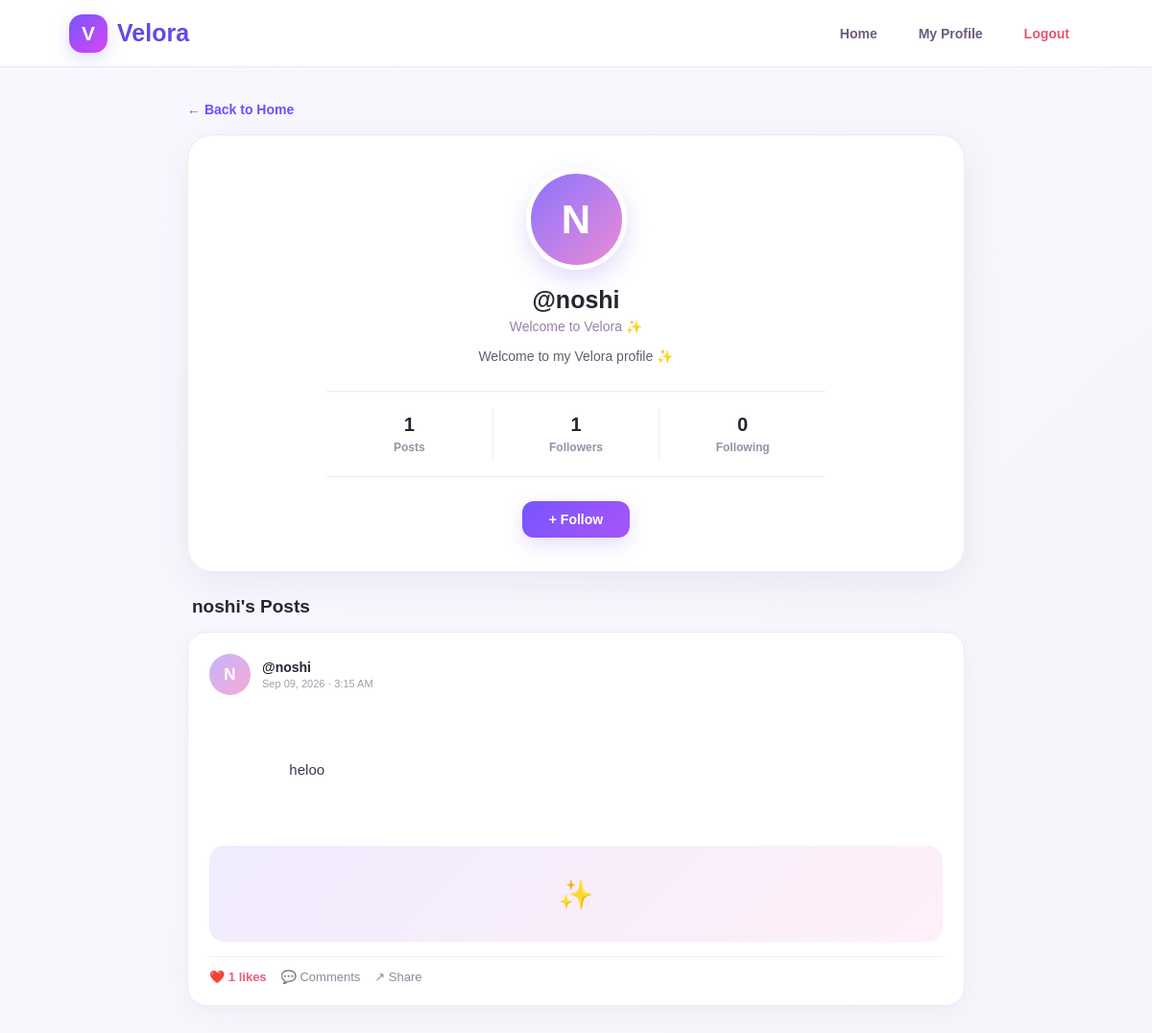
The page /profile/noshi/ (signed in) on the database its author committed.
### posts/models.py (models this page shows, shortened)
class Post(models.Model):
    username = models.CharField(max_length=100)
    content = models.TextField()
    created_at = models.DateTimeField(auto_now_add=True)
    likes = models.IntegerField(default=0)

### posts/views.py (the view, shortened to what this page needs)
def profile(request, username):
    user = User.objects.filter(
        username=username
    ).first()
    profile_obj, created = Profile.objects.get_or_create(
        user=user
    )
    posts = Post.objects.filter(
        username=username
    ).order_by(
        "-created_at"
    )
    followers_count = Follow.objects.filter(
        following=user
    ).count()
    following_count = Follow.objects.filter(
        follower=user
    ).count()
    is_followed = False
    if request.user.is_authenticated:
        if request.user != user:
            is_followed = Follow.objects.filter(
                follower=request.user,
                following=user
            ).exists()
    return render(
        request,
        "posts/profile.html",
        {
            "profile_user": user,
            "profile": profile_obj,
            "posts": posts,
            "followers_count": followers_count,
            "following_count": following_count,
            "is_followed": is_followed
        }
    )

### posts/templates/posts/profile.html (shortened to what this page needs)
<!DOCTYPE html>
<html lang="en">
<head>
</head>
<body>
<nav class="navbar">
    <a
        href="{% url 'home' %}"
        class="brand"
    >
        <div class="logo">
            V
        </div>
        Velora
    </a>
    <div class="nav-right">
        <a
            href="{% url 'home' %}"
            class="nav-link"
        >
            Home
        </a>
        {% if request.user.is_authenticated %}
            <a
                href="{% url 'profile' request.user.username %}"
                class="nav-link"
            >
                My Profile
            </a>
            <a
                href="{% url 'logout' %}"
                class="nav-link logout"
            >
                Logout
            </a>
        {% endif %}
    </div>
</nav>
{% if user_not_found %}
    <div class="not-found">
        <div class="not-found-icon">
            ✨
        </div>
        <h1>
            User not found
        </h1>
        <p>
            @{{ username }} doesn't exist yet.
        </p>
        <a
            href="{% url 'home' %}"
            class="home-button"
        >
            ← Back to Home
        </a>
    </div>
{% else %}
<div class="container">
    <a
        href="{% url 'home' %}"
        class="back-link"
    >
        ← Back to Home
    </a>
    <section class="profile-card">
        <div class="profile-avatar">
            {% if profile.profile_image %}
                <img
                    src="{{ profile.profile_image }}"
                    alt="{{ profile_user.username }}"
                    style="
                        width:100%;
                        height:100%;
                        object-fit:cover;
                        border-radius:50%;
                    "
                >
            {% else %}
                {{ profile_user.username|first|upper }}
            {% endif %}
        </div>
        <h1 class="profile-name">
            @{{ profile_user.username }}
        </h1>
        <p class="profile-handle">
            Welcome to Velora ✨
        </p>
        <p class="bio">
            {% if profile.bio %}
                {{ profile.bio }}
            {% else %}
                Welcome to my Velora profile ✨
            {% endif %}
        </p>
        <div class="stats">
            <div class="stat">
                <strong>
                    {{ posts|length }}
                </strong>
                <span>
                    Posts
                </span>
            </div>
            <a
                href="{% url 'followers' profile_user.username %}"
                class="stat stat-link"
            >
                <strong>
                    {{ followers_count }}
                </strong>
                <span>
                    Followers
                </span>
            </a>
            <a
                href="{% url 'following' profile_user.username %}"
                class="stat stat-link"
            >
                <strong>
                    {{ following_count }}
                </strong>
                <span>
                    Following
                </span>
            </a>
        </div>
        {% if request.user.is_authenticated %}
            {% if request.user.username != profile_user.username %}
                <form
                    method="POST"
                    class="follow-form"
                >
                    {% if is_followed %}
                        <button
                            type="submit"
                            class="follow-button following-button"
                        >
                            ✓ Following
                        </button>
                    {% else %}
                        <button
                            type="submit"
                            class="follow-button"
                        >
                            + Follow
                        </button>
                    {% endif %}
                </form>
            {% endif %}
        {% endif %}
    </section>
    <section class="posts-section">
        <h2 class="section-title">
            {{ profile_user.username }}'s Posts
        </h2>
        {% for post in posts %}
            <article class="post-card">
                <div class="post-header">
                    <div class="post-avatar">
                        {{ post.username|first|upper }}
                    </div>
                    <div class="post-user">
                        <a
                            href="{% url 'profile' post.username %}"
                        >
                            @{{ post.username }}
                        </a>
                        <span class="post-date">
                            {{ post.created_at|date:"M d, Y · g:i A" }}
                        </span>
                    </div>
                </div>
                <div class="post-content">
                    {{ post.content }}
                </div>
                <div class="post-decoration">
                    ✨
                </div>
                <div class="post-footer">
                    <span class="likes">
                        ❤️ {{ post.likes }} likes
                    </span>
                    <span>
                        💬 Comments
                    </span>
                    <span>
                        ↗ Share
                    </span>
                </div>
            </article>
        {% endfor %}
    </section>
</div>
{% endif %}
</body>
</html>

### posts/templates/posts/profile.html (style rules this page uses)
* { box-sizing: border-box; margin: 0; padding: 0; }
body { font-family: Arial, Helvetica, sans-serif; background: linear-gradient( 135deg, #faf8ff, #f7f4fb ); color: #292433; min-height: 100vh; }
.navbar { height: 70px; background: rgba(255,255,255,0.95); border-bottom: 1px solid #eee8f5; display: flex; align-items: center; justify-content: space-between; padding: 0 6%; position: sticky; top: 0; z-index: 100; backdrop-filter: blur(10px); }
.brand { display: flex; align-items: center; gap: 10px; font-size: 25px; font-weight: 700; color: #6847e8; text-decoration: none; }
.logo { width: 40px; height: 40px; border-radius: 14px; background: linear-gradient( 135deg, #7655ff, #d946ef ); display: flex; align-items: center; justify-content: center; color: white; font-size: 21px; font-weight: bold; box-shadow: 0 6px 18px rgba(118,85,255,0.22); }
.nav-right { display: flex; align-items: center; gap: 15px; }
.nav-link { text-decoration: none; color: #6d5b80; font-size: 14px; font-weight: 600; padding: 9px 14px; border-radius: 10px; transition: 0.2s; }
.logout { color: #e05a78; }
.container { max-width: 850px; margin: 35px auto; padding: 0 20px; }
.back-link { display: inline-block; text-decoration: none; color: #704cff; font-size: 14px; font-weight: 600; margin-bottom: 18px; transition: 0.2s; }
.profile-card { background: white; border: 1px solid #eee8f5; border-radius: 26px; padding: 35px; box-shadow: 0 12px 40px rgba(47, 29, 75, 0.07); text-align: center; }
.profile-avatar { width: 105px; height: 105px; border-radius: 50%; margin: 0 auto 17px; background: linear-gradient( 135deg, #8b73ff, #ec8bd4 ); display: flex; align-items: center; justify-content: center; color: white; font-size: 42px; font-weight: 700; box-shadow: 0 10px 25px rgba(116, 81, 230, 0.20); border: 5px solid white; }
.profile-name { font-size: 25px; font-weight: 700; margin-bottom: 5px; }
.profile-handle { color: #987fa9; font-size: 14px; margin-bottom: 12px; }
.bio { max-width: 500px; margin: 0 auto 22px; color: #655b6d; line-height: 1.6; font-size: 14px; }
.stats { display: flex; justify-content: center; align-items: center; gap: 0; margin: 25px auto; max-width: 520px; border-top: 1px solid #f0ebf5; border-bottom: 1px solid #f0ebf5; padding: 18px 0; }
.stat { flex: 1; text-align: center; text-decoration: none; color: #292433; padding: 5px 15px; border-right: 1px solid #eee8f5; transition: 0.2s; }
.stat:last-child { border-right: none; }
.stat strong { display: block; font-size: 20px; margin-bottom: 5px; }
.stat span { display: block; color: #9a8ea5; font-size: 12px; font-weight: 600; }
.follow-form { margin-top: 10px; }
.follow-button { border: none; cursor: pointer; padding: 11px 28px; border-radius: 12px; background: linear-gradient( 135deg, #7655ff, #a855f7 ); color: white; font-size: 14px; font-weight: 700; box-shadow: 0 7px 20px rgba(118,85,255,0.20); transition: 0.2s; }
.posts-section { margin-top: 25px; }
.section-title { font-size: 19px; font-weight: 700; margin-bottom: 15px; padding-left: 5px; }
.post-card { background: white; border: 1px solid #eee8f5; border-radius: 20px; padding: 22px; margin-bottom: 15px; box-shadow: 0 7px 25px rgba(47,29,75,0.045); }
.post-header { display: flex; align-items: center; gap: 12px; margin-bottom: 16px; }
.post-avatar { width: 43px; height: 43px; border-radius: 50%; background: linear-gradient( 135deg, #c4b5fd, #f9a8d4 ); display: flex; align-items: center; justify-content: center; color: white; font-size: 17px; font-weight: bold; }
.post-user { display: flex; flex-direction: column; gap: 3px; }
.post-user a { text-decoration: none; color: #292433; font-size: 14px; font-weight: 700; }
.post-date { color: #a69bad; font-size: 11px; }
.post-content { font-size: 15px; line-height: 1.65; color: #40374a; white-space: pre-wrap; margin-bottom: 17px; }
.post-decoration { height: 100px; border-radius: 15px; background: linear-gradient( 135deg, #f0ebff, #fff0f8 ); display: flex; align-items: center; justify-content: center; font-size: 30px; margin-bottom: 15px; }
.post-footer { display: flex; align-items: center; gap: 15px; color: #92869e; font-size: 13px; border-top: 1px solid #f2edf6; padding-top: 13px; }
.likes { color: #e85d7d; font-weight: 600; }

### rows shown on the page
Post: username|first "N", username "noshi", created_at "Sep 09, 2026 · 3:15 AM", content "heloo", likes "1"

### other values the page prints
{{ profile_user.username|first|upper }} "N"
{{ profile_user.username }} "noshi"
{{ posts|length }} "1"
{{ followers_count }} "1"
{{ following_count }} "0"
